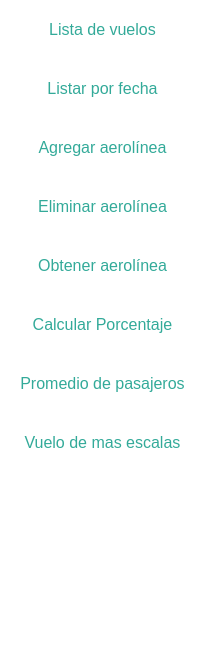
        <widget class="QFrame" name="asidePanel">
         <property name="minimumSize">
          <size>
           <width>0</width>
           <height>660</height>
          </size>
         </property>
         <property name="maximumSize">
          <size>
           <width>300</width>
           <height>16777215</height>
          </size>
         </property>
         <property name="styleSheet">
          <string notr="true">QFrame{
	background: #fff;
	border-radius: 0;
	border-bottom-left-radius: 5;
}

QPushButton {
	color: #3a9;
	border: none;
	border-radius: none;
	padding: 20px;
	background-color: #fff;
}

QPushButton:hover {
	background-color: #eee;
}</string>
         </property>
         <property name="frameShape">
          <enum>QFrame::StyledPanel</enum>
         </property>
         <property name="frameShadow">
          <enum>QFrame::Raised</enum>
         </property>
         <layout class="QVBoxLayout" name="verticalLayout">
          <property name="spacing">
           <number>0</number>
          </property>
          <property name="leftMargin">
           <number>0</number>
          </property>
          <property name="topMargin">
           <number>0</number>
          </property>
          <property name="rightMargin">
           <number>0</number>
          </property>
          <property name="bottomMargin">
           <number>0</number>
          </property>
          <item>
           <widget class="QPushButton" name="listAsideButton">
            <property name="minimumSize">
             <size>
              <width>0</width>
              <height>0</height>
             </size>
            </property>
            <property name="font">
             <font>
              <pointsize>12</pointsize>
             </font>
            </property>
            <property name="text">
             <string>Lista de vuelos</string>
            </property>
           </widget>
          </item>
          <item>
           <widget class="QPushButton" name="listNAsideButton">
            <property name="font">
             <font>
              <pointsize>12</pointsize>
             </font>
            </property>
            <property name="text">
             <string>Listar por fecha</string>
            </property>
           </widget>
          </item>
          <item>
           <widget class="QPushButton" name="addAirAsideButton">
            <property name="font">
             <font>
              <pointsize>12</pointsize>
             </font>
            </property>
            <property name="text">
             <string>Agregar aerolínea</string>
            </property>
           </widget>
          </item>
          <item>
           <widget class="QPushButton" name="delAirAsideButton">
            <property name="font">
             <font>
              <pointsize>12</pointsize>
             </font>
            </property>
            <property name="text">
             <string>Eliminar aerolínea</string>
            </property>
           </widget>
          </item>
          <item>
           <widget class="QPushButton" name="getAirAsideButton">
            <property name="font">
             <font>
              <pointsize>12</pointsize>
             </font>
            </property>
            <property name="text">
             <string>Obtener aerolínea</string>
            </property>
           </widget>
          </item>
          <item>
           <widget class="QPushButton" name="porcentAsideButton">
            <property name="font">
             <font>
              <pointsize>12</pointsize>
             </font>
            </property>
            <property name="text">
             <string>Calcular Porcentaje</string>
            </property>
           </widget>
          </item>
          <item>
           <widget class="QPushButton" name="avgAsideButton">
            <property name="font">
             <font>
              <pointsize>12</pointsize>
             </font>
            </property>
            <property name="text">
             <string>Promedio de pasajeros</string>
            </property>
           </widget>
          </item>
          <item>
           <widget class="QPushButton" name="scalestAsideButton">
            <property name="font">
             <font>
              <pointsize>12</pointsize>
             </font>
            </property>
            <property name="text">
             <string>Vuelo de mas escalas</string>
            </property>
           </widget>
          </item>
          <item>
           <spacer name="verticalSpacer">
            <property name="orientation">
             <enum>Qt::Vertical</enum>
            </property>
            <property name="sizeHint" stdset="0">
             <size>
              <width>20</width>
              <height>40</height>
             </size>
            </property>
           </spacer>
          </item>
         </layout>
        </widget>
